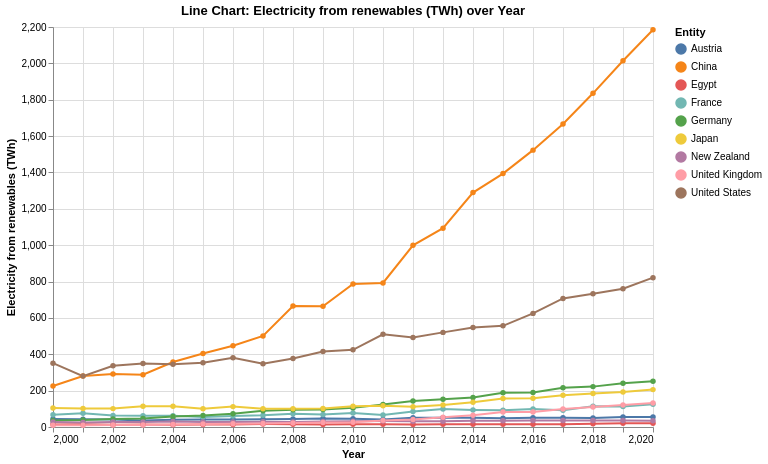

This figure's Vega-Lite source:
### Vega-Lite specification from a JSON file in a GitHub repository (floating-point values rounded to 4 significant figures; data arrays with more than 128 entries replaced by an {"elided": "..."} marker saying what was removed)
{"$schema": "https://vega.github.io/schema/vega-lite/v5.json", "title": "Line Chart: Electricity from renewables (TWh) over Year", "width": 600, "height": 400, "data": {"values": {"elided": "189 records"}}, "mark": {"type": "line", "point": true}, "encoding": {"x": {"field": "Year", "type": "quantitative", "scale": {}}, "y": {"field": "Electricity from renewables (TWh)", "type": "quantitative", "scale": {}}, "color": {"field": "Entity", "type": "nominal"}, "tooltip": [{"field": "Year", "type": "quantitative"}, {"field": "Electricity from renewables (TWh)", "type": "quantitative"}, {"field": "Entity", "type": "nominal"}]}, "transform": [], "params": []}
